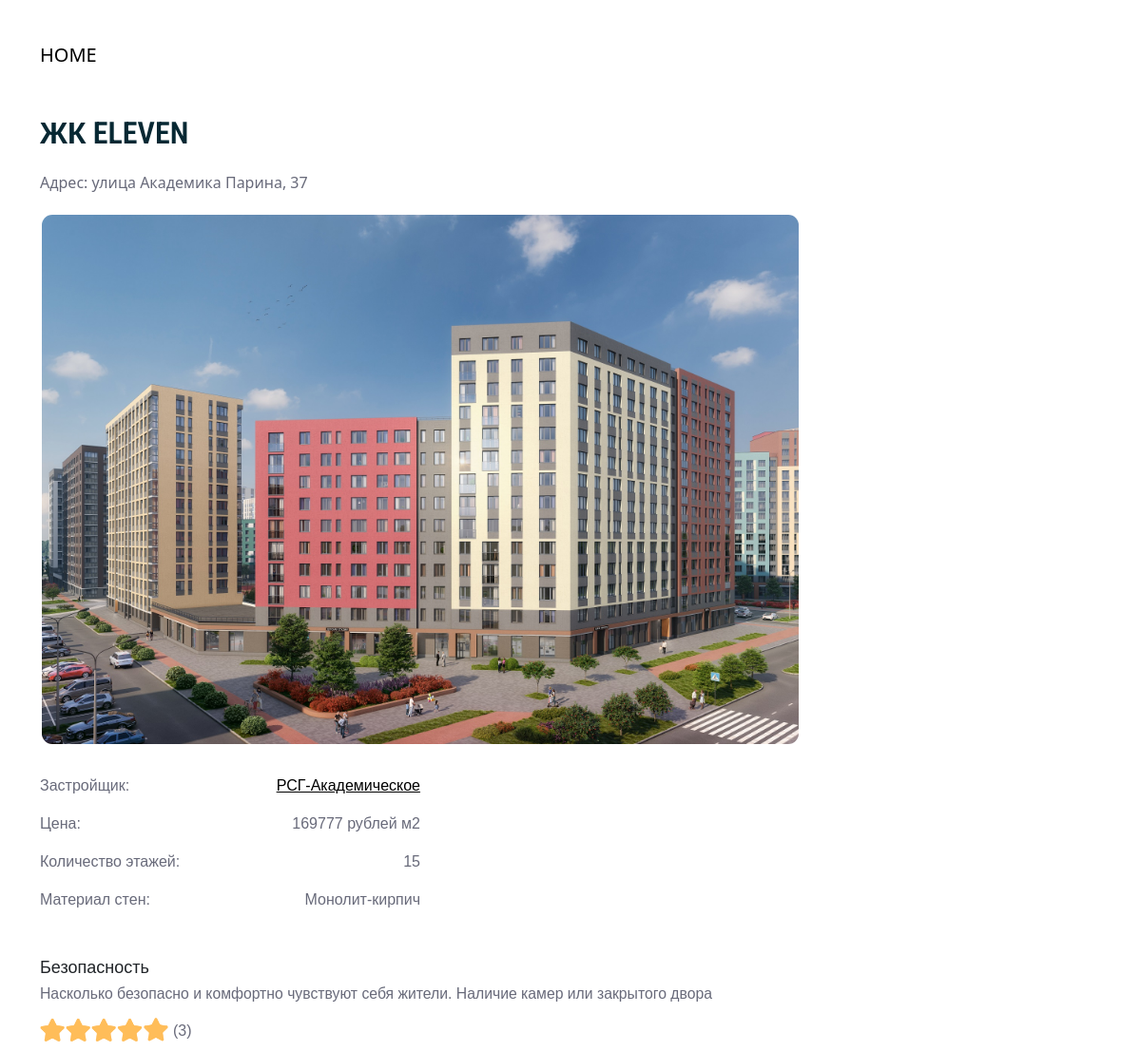
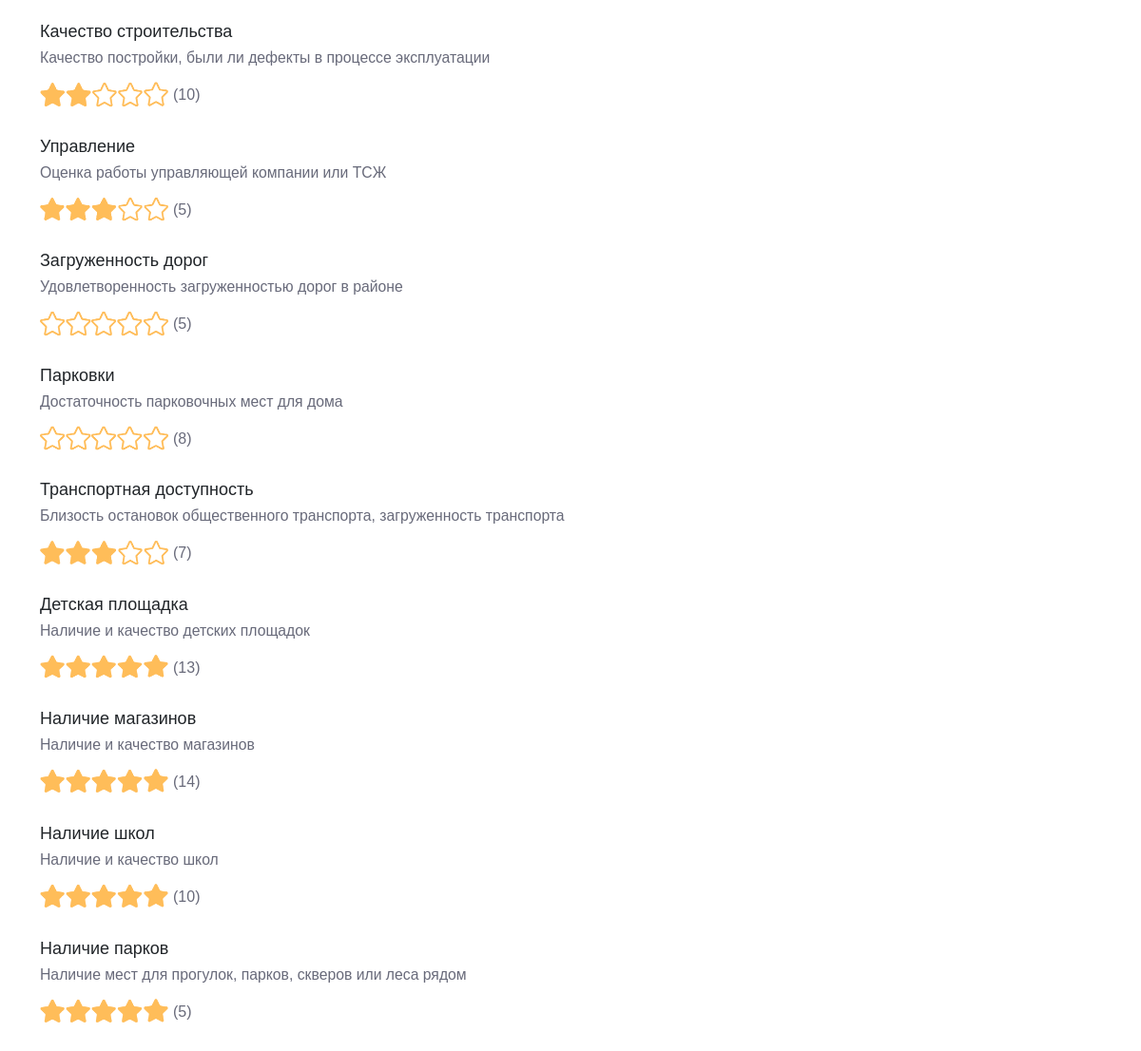
Screenshot of /complex/2 with the database file from the repository (2 pictures, top to bottom).
### tables this page shows
CREATE TABLE "complex"
(
    id          INTEGER
        primary key autoincrement,
    title       TEXT not null,
    address     TEXT,
    price       INTEGER,
    total_floor text,
    company     integer
        references company,
    image       text,
    link        text,
    slug        text
, material text, year integer);

CREATE TABLE "company"
(
    company_id integer
        constraint company_pk
            primary key,
    name       text,
    logo       text
);

CREATE TABLE "complex_review"
(
    complex_review_id integer not null
        primary key autoincrement,
    complex_id        integer
        references complex
            on delete cascade,
    district          text,
    construction      text,
    administration    text,
    playground        text,
    transport         text,
    shop              text,
    school            text,
    park              text,
    roads             text,
    parking           text
, district_count integer, construction_count integer, administration_count integer, playground_count integer, transport_count integer, shop_count integer, school_count integer, park_count integer, roads_count integer, parking_count integer);

### app.py (the view)
@app.route('/complex/<int:complex_id>')
def complex(complex_id):
    complex = get_complex(complex_id)
    return render_template('post.html', complex=complex)

### app.py (called while the page is built)
def get_db_connection():
    conn = sqlite3.connect('database.db')
    conn.row_factory = sqlite3.Row
    return conn

def get_complex(complex_id):
    conn = get_db_connection()
    complex = conn.execute('SELECT * FROM complex INNER JOIN complex_review ON complex.id = complex_review.complex_id INNER JOIN company ON company.company_id = complex.company WHERE complex.id = ?',
                           (complex_id,)).fetchone()
    conn.close()
    if complex is None:
        abort(404)
    return complex

### templates/post.html (shortened to what this page needs)
<!doctype html>
<html lang="en">
<head>
    <link href="https://cdn.jsdelivr.net/npm/bootstrap@5.2.3/dist/css/bootstrap.min.css" rel="stylesheet"
>
    <link rel="stylesheet" href="/static/css.css">
</head>
<body>
<nav class="navbar navbar-expand-lg bg-light">
    <div class="container-fluid">
        <a class="navbar-brand" href="{{ url_for('index') }}">HOME</a>
    </div>
</nav>
<div class="container">
    <div class="header-info-block">
        <p class="header"> {{ complex['title'] }}</p>
        <p class="address"> Адрес: {{ complex['address'] }}</p>
    </div>
    <div class="mainWrapper">
        <div class="postWrapper">
            <img src="{{ complex['image'] }}" class="card-img" alt="...">
        </div>
        <div class="apartment-description">
            <div class="line" style="rgb(104, 106, 122);">
                <p>Застройщик:</p>
                <a href="{{ url_for('company', company_id=complex['company_id']) }}">
                    <p><u> {{ complex['name'] }}</u></p>
                </a>
            </div>
            <div class="line">
                <p> Цена:</p>
                <p>{{ complex['price'] }} рублей м2</p>
            </div>
            <div class="line">
                <p> Количество этажей:</p>
                <p> {{ complex['total_floor'] }}</p>
            </div>
            <div class="line">
                <p> Материал стен:</p>
                <p> {{ complex['material'] }}</p>
            </div>
        </div>
    </div>
    <div class="general-description">
        <div class="ratingDescription">
            <div class="left-wrapper">
                <div class="category"> Безопасность</div>
                <div class="memo"><small>Насколько безопасно и комфортно чувствуют себя жители. Наличие камер или закрытого двора</small></div>
                <div class="rating-wrapper">
                    <img src="{{ complex['district'] }}" class="rating-img" alt="...">
                    <div class="count">({{ complex['district_count'] }})</div>
                </div>
                <div class="category"> Качество строительства</div>
                <div class="memo"><small>Качество постройки, были ли дефекты в процессе эксплуатации </small></div>
                <div class="rating-wrapper">
                    <img src="{{ complex['construction'] }}" class="rating-img" alt="...">
                    <div class="count">({{ complex['construction_count'] }})</div>
                </div>
                <div class="category"> Управление </div>
                <div class="memo"><small>Оценка работы управляющей компании или ТСЖ</small></div>
                <div class="rating-wrapper">
                    <img src="{{ complex['administration'] }}" class="rating-img" alt="...">
                    <div class="count">({{ complex['administration_count'] }})</div>
                </div>
                <div class="category"> Загруженность дорог</div>
                <div class="memo"><small>Удовлетворенность загруженностью дорог в районе</small></div>
                <div class="rating-wrapper">
                    <img src="{{ complex['roads'] }}" class="rating-img" alt="...">
                    <div class="count">({{ complex['roads_count'] }})</div>
                </div>
                <div class="category"> Парковки</div>
                <div class="memo"><small>Достаточность парковочных мест для дома</small></div>
                <div class="rating-wrapper">
                    <img src="{{ complex['parking'] }}" class="rating-img" alt="...">
                    <div class="count">({{ complex['parking_count'] }})</div>
                </div>
            </div>
            <div class="right-wrapper">
                <div class="category"> Транспортная доступность</div>
                <div class="memo"><small>Близость остановок общественного транспорта, загруженность транспорта</small></div>
                <div class="rating-wrapper">
                    <img src="{{ complex['transport'] }}" class="rating-img" alt="...">
                    <div class="count">({{ complex['transport_count'] }})</div>
                </div>
                <div class="category"> Детская площадка</div>
                <div class="memo"><small>Наличие и качество детских площадок</small></div>
                <div class="rating-wrapper">
                    <img src="{{ complex['playground'] }}" class="rating-img" alt="...">
                    <div class="count">({{ complex['playground_count'] }})</div>
                </div>
                <div class="category"> Наличие магазинов</div>
                <div class="memo"><small>Наличие и качество магазинов</small></div>
                <div class="rating-wrapper">
                    <img src="{{ complex['shop'] }}" class="rating-img" alt="...">
                    <div class="count">({{ complex['shop_count'] }})</div>
                </div>
                <div class="category"> Наличие школ</div>
                <div class="memo"><small>Наличие и качество школ</small></div>
                <div class="rating-wrapper">
                    <img src="{{ complex['school'] }}" class="rating-img" alt="...">
                    <div class="count">({{ complex['school_count'] }})</div>
                </div>
                <div class="category"> Наличие парков</div>
                <div class="memo"><small>Наличие мест для прогулок, парков, скверов или леса рядом</small></div>
                <div class="rating-wrapper">
                    <img src="{{ complex['park'] }}" class="rating-img" alt="...">
                    <div class="count">({{ complex['park_count'] }})</div>
                </div>
            </div>
        </div>
    </div>
</div>
</body>
</html>

### static/css.css (style rules this page uses)
.navbar { margin: 30px; background-color: white !important; }
a { color: black !important; text-decoration: none !important; }
.address { font-size: 17px; color: gray; }
.mainWrapper { display: flex; flex-wrap: wrap; flex-direction: row; justify-content: flex-start; margin-top: 20px; }
.rating-img { width: 135px; }
.header { text-transform: uppercase; font-size: 32px; font-weight: 600; font-family: "Roboto Condensed", sans-serif; color: rgb(7, 40, 51); }
.address { color: rgb(104, 106, 122); font-size: 16px; }
.card-img { border: 2px solid #fff !important; border-radius: 13px; object-fit: cover; }
.line { display:flex; flex-direction: row; justify-content: space-between; }
.postWrapper { max-width: 800px; }
.general-description { margin-right: 20px; margin-top: 30px; font-family: "dinpro", sans-serif; }
.ratingDescription { font-size: 18px; display: flex; justify-content: space-between; }
.left-wrapper { flex-basis: 500px; }
.right-wrapper { flex-basis: 500px; }
.apartment-description { display: flex; flex-direction: column; width: 400px; color: rgb(104, 106, 122); font-family: "dinpro", sans-serif; margin-left: 30px; }
.memo { color: rgb(104, 106, 122); font-family: "dinpro", sans-serif; }
.rating-wrapper { display: flex; margin-bottom: 25px; margin-top: 10px; color: rgb(104, 106, 122); font-family: "dinpro", sans-serif; }
.count { padding-top: 4px; padding-left: 5px; font-size: 16px; }
@media (max-width: 1400px) { .apartment-description { display: flex; flex-direction: column; width: 400px; color: rgb(104, 106, 122); font-family: "dinpro", sans-serif; margin-left: 0; margin-top: 30px; } }
@media (max-width: 1400px) { .ratingDescription { font-size: 18px; display: flex; flex-direction: column; } }
@media (max-width: 1400px) { .general-description { margin-right: 0; margin-top: 30px; } }

### rows the page displays
complex: title "ЖК ELEVEN", address "улица Академика Парина, 37", image (picture), price "169777", total_floor "15", material "Монолит-кирпич"
company: name "РСГ-Академическое"
complex_review: district (picture), district_count "3", construction (picture), construction_count "10", administration (picture), administration_count "5", roads (picture), roads_count "5", parking (picture), parking_count "8", transport (picture), transport_count "7", playground (picture), playground_count "13", shop (picture), shop_count "14", school (picture), school_count "10", park (picture), park_count "5"
